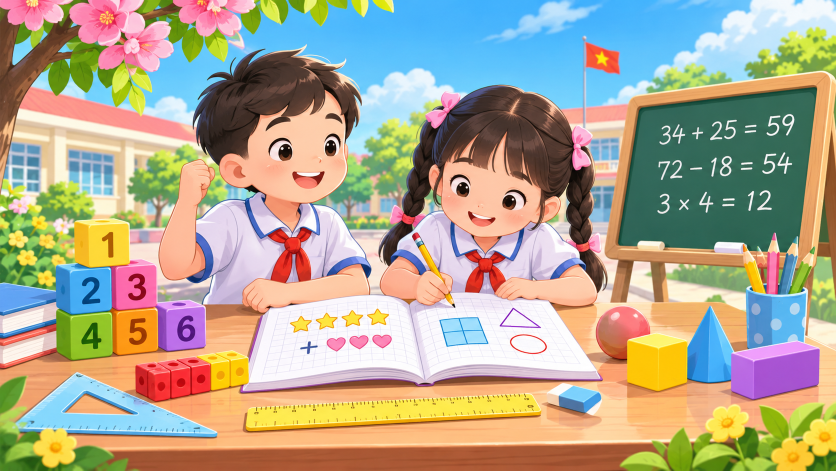
#> input picture hinh-anh/Toan-2.png, 1672 x 941 px (shown at 1/2 size)
$ python toi_uu_anh_webp.py
#> lines starting #> are read from the running program, lines starting #| are printed output that depends on the picture
#!/usr/bin/env python3
"""G6: Sinh ảnh WebP xuất bản từ PNG gốc; KHÔNG ghi đè master.
Chạy: python tools/toi_uu_anh_webp.py
"""
from pathlib import Path
from PIL import Image, ImageOps
import hashlib
import json

ROOT = Path(__file__).resolve().parents[1] / "hinh-anh"
OUT = ROOT / "webp"
OUT.mkdir(parents=True, exist_ok=True)
SOURCE = [
    ("Toan-2.png", "Toan-2.webp", 900),
    ("Tieng-Viet-2.png", "Tieng-Viet-2.webp", 900),
    ("Tieng-Anh-2.png", "Tieng-Anh-2.webp", 900),
    ("pilot-g3/math_hen.png", "math_hen.webp", 240),
    ("pilot-g3/math_wrapped_candy.png", "math_wrapped_candy.webp", 240),
    ("pilot-g3/math_book.png", "math_book.webp", 240),
    ("pilot-g3/math_apple.png", "math_apple.webp", 240),
    ("pilot-g3/math_ribbon.png", "math_ribbon.webp", 240),
    ("pilot-g3/math_cookie.png", "math_cookie.webp", 240),
]
manifest = {"version": "g6-webp-v1", "images": []}
for original, output, max_width in SOURCE:
    source = ROOT / original
    if not source.is_file():
        raise SystemExit(f"Không tìm thấy ảnh nguồn: {source}")
    with Image.open(source) as im:
#> im is the input picture: PIL image 1672x941 RGB; mean R, G, B 175.1, 166.2, 144.7
        im = ImageOps.exif_transpose(im)
        im.thumbnail((max_width, max_width), Image.Resampling.LANCZOS)
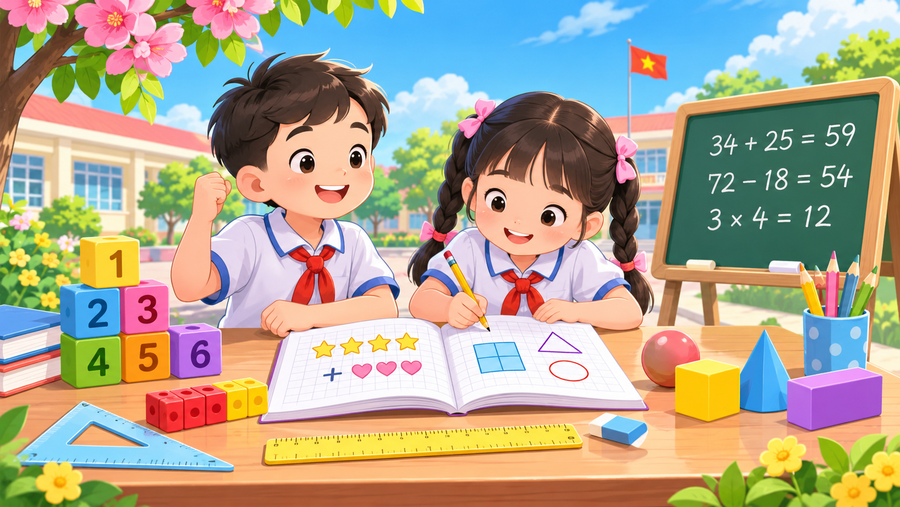
#> im: PIL image 900x507 RGB; mean R, G, B 175.1, 166.1, 144.7
        if im.mode not in ("RGB", "RGBA"):
            im = im.convert("RGBA" if "A" in im.getbands() else "RGB")
        dest = OUT / output
        im.save(dest, "WEBP", quality=83, method=6)
        width, height = im.size
#> width = 900; height = 507
    size = dest.stat().st_size
    source_size = source.stat().st_size
    manifest["images"].append({
        "asset": output,
        "source": original,
        "width": width, "height": height,
        "source_bytes": source_size, "webp_bytes": size,
        "reduction_pct": round(100 * (1 - size / source_size), 1),
        "sha256": hashlib.sha256(dest.read_bytes()).hexdigest()
    })
    print(f"{original} -> {output}: {source_size} -> {size} bytes")
#> pass 2 of the loop `for original, output, max_width in SOURCE:`:
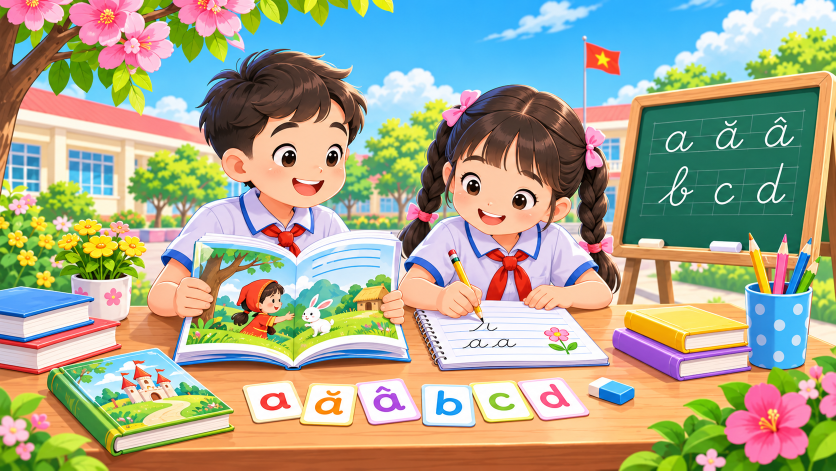
#> input picture hinh-anh/Tieng-Viet-2.png, 1672 x 941 px (shown at 1/2 size)
#> im is the input picture: PIL image 1672x941 RGB; mean R, G, B 167.3, 166.4, 142.1
#> `im.thumbnail((max_width, max_width), Image.Resampling.LANCZOS)`:
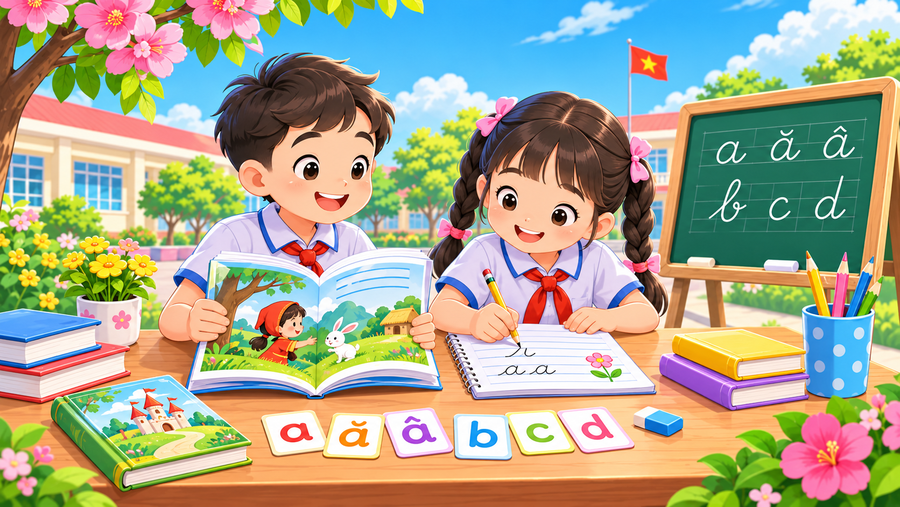
#> im: PIL image 900x507 RGB; mean R, G, B 167.2, 166.4, 142.1
#> pass 3 of the loop `for original, output, max_width in SOURCE:`:
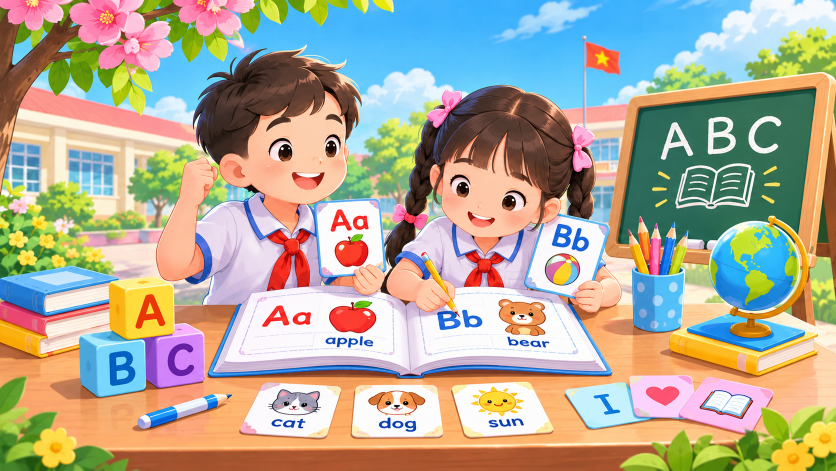
#> input picture hinh-anh/Tieng-Anh-2.png, 1672 x 941 px (shown at 1/2 size)
#> im is the input picture: PIL image 1672x941 RGB; mean R, G, B 176, 169.2, 151.3
#> `im.thumbnail((max_width, max_width), Image.Resampling.LANCZOS)`:
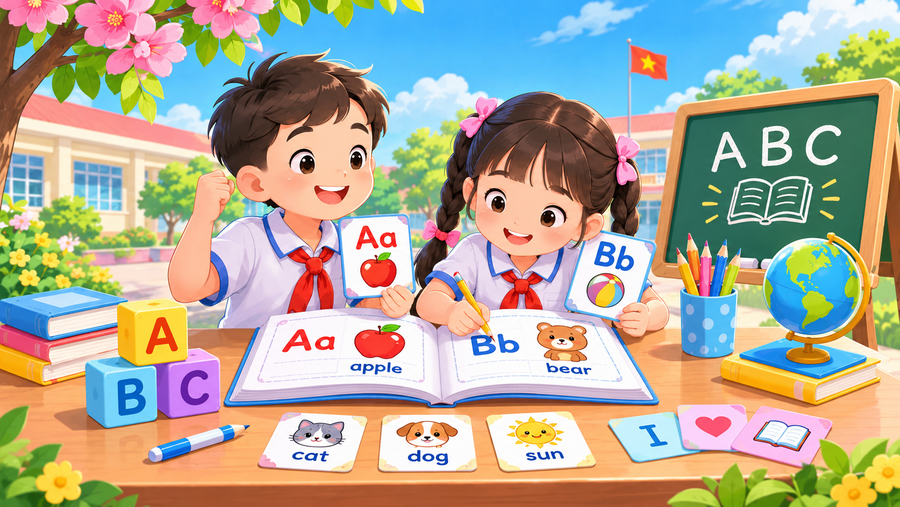
#> im: PIL image 900x507 RGB; mean R, G, B 176, 169.2, 151.3
#> (the program exits here)
